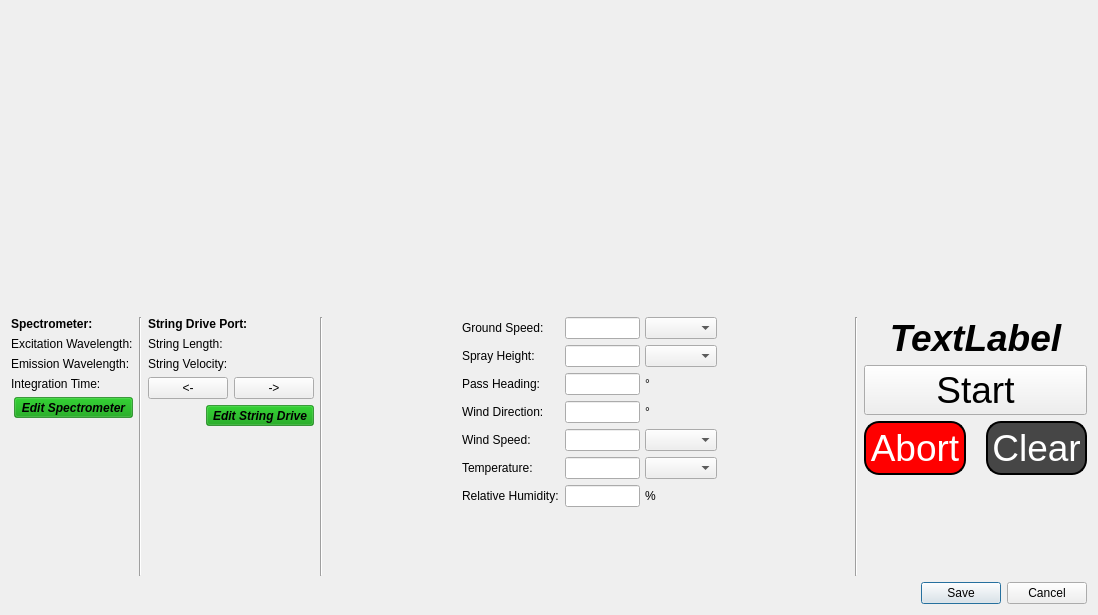
<?xml version="1.0" encoding="UTF-8"?>
<ui version="4.0">
 <class>Dialog</class>
 <widget class="QDialog" name="Dialog">
  <property name="geometry">
   <rect>
    <x>0</x>
    <y>0</y>
    <width>1098</width>
    <height>615</height>
   </rect>
  </property>
  <property name="windowTitle">
   <string>Capture Pass</string>
  </property>
  <property name="modal">
   <bool>true</bool>
  </property>
  <layout class="QVBoxLayout" name="verticalLayout_4">
   <item>
    <widget class="PyQtPlotWidget" name="plotWidget" native="true">
     <property name="minimumSize">
      <size>
       <width>0</width>
       <height>300</height>
      </size>
     </property>
    </widget>
   </item>
   <item>
    <layout class="QHBoxLayout" name="horizontalLayout_3">
     <item>
      <layout class="QVBoxLayout" name="verticalLayout">
       <item>
        <widget class="QLabel" name="labelSpec">
         <property name="font">
          <font>
           <weight>75</weight>
           <bold>true</bold>
          </font>
         </property>
         <property name="text">
          <string>Spectrometer:</string>
         </property>
        </widget>
       </item>
       <item>
        <widget class="QLabel" name="labelExcitation">
         <property name="text">
          <string>Excitation Wavelength:</string>
         </property>
        </widget>
       </item>
       <item>
        <widget class="QLabel" name="labelEmission">
         <property name="text">
          <string>Emission Wavelength:</string>
         </property>
        </widget>
       </item>
       <item>
        <widget class="QLabel" name="labelIntegrationTime">
         <property name="text">
          <string>Integration Time:</string>
         </property>
        </widget>
       </item>
       <item alignment="Qt::AlignRight">
        <widget class="QToolButton" name="buttonEditSpectrometer">
         <property name="font">
          <font>
           <weight>75</weight>
           <italic>true</italic>
           <bold>true</bold>
          </font>
         </property>
         <property name="toolTip">
          <string extracomment="Edit This"/>
         </property>
         <property name="toolTipDuration">
          <number>-1</number>
         </property>
         <property name="layoutDirection">
          <enum>Qt::LeftToRight</enum>
         </property>
         <property name="styleSheet">
          <string notr="true">background-color: rgba(0, 152, 0, 153)</string>
         </property>
         <property name="text">
          <string>Edit Spectrometer</string>
         </property>
         <property name="icon">
          <iconset>
           <normalon>../../../../Desktop/edit-alt-512.webp</normalon>
          </iconset>
         </property>
         <property name="popupMode">
          <enum>QToolButton::DelayedPopup</enum>
         </property>
         <property name="toolButtonStyle">
          <enum>Qt::ToolButtonTextBesideIcon</enum>
         </property>
         <property name="autoRaise">
          <bool>false</bool>
         </property>
         <property name="arrowType">
          <enum>Qt::NoArrow</enum>
         </property>
        </widget>
       </item>
       <item>
        <spacer name="verticalSpacer">
         <property name="orientation">
          <enum>Qt::Vertical</enum>
         </property>
         <property name="sizeHint" stdset="0">
          <size>
           <width>20</width>
           <height>40</height>
          </size>
         </property>
        </spacer>
       </item>
      </layout>
     </item>
     <item>
      <widget class="Line" name="line">
       <property name="orientation">
        <enum>Qt::Vertical</enum>
       </property>
      </widget>
     </item>
     <item>
      <layout class="QVBoxLayout" name="verticalLayout_2">
       <item>
        <widget class="QLabel" name="labelStringDrive">
         <property name="font">
          <font>
           <weight>75</weight>
           <bold>true</bold>
          </font>
         </property>
         <property name="text">
          <string>String Drive Port: </string>
         </property>
        </widget>
       </item>
       <item>
        <widget class="QLabel" name="labelStringLength">
         <property name="text">
          <string>String Length:</string>
         </property>
        </widget>
       </item>
       <item>
        <widget class="QLabel" name="labelStringVelocity">
         <property name="text">
          <string>String Velocity:</string>
         </property>
        </widget>
       </item>
       <item>
        <layout class="QHBoxLayout" name="horizontalLayout">
         <item>
          <widget class="QPushButton" name="buttonManualReverse">
           <property name="text">
            <string>&lt;-</string>
           </property>
           <property name="checkable">
            <bool>true</bool>
           </property>
          </widget>
         </item>
         <item>
          <widget class="QPushButton" name="buttonManualForward">
           <property name="text">
            <string>-&gt;</string>
           </property>
           <property name="checkable">
            <bool>true</bool>
           </property>
           <property name="checked">
            <bool>false</bool>
           </property>
          </widget>
         </item>
        </layout>
       </item>
       <item alignment="Qt::AlignRight">
        <widget class="QToolButton" name="buttonEditStringDrive">
         <property name="font">
          <font>
           <weight>75</weight>
           <italic>true</italic>
           <bold>true</bold>
          </font>
         </property>
         <property name="toolTip">
          <string extracomment="Edit This"/>
         </property>
         <property name="toolTipDuration">
          <number>-1</number>
         </property>
         <property name="layoutDirection">
          <enum>Qt::LeftToRight</enum>
         </property>
         <property name="styleSheet">
          <string notr="true">background-color: rgba(0, 152, 0, 153)</string>
         </property>
         <property name="text">
          <string>Edit String Drive</string>
         </property>
         <property name="icon">
          <iconset>
           <normalon>../../../../Desktop/edit-alt-512.webp</normalon>
          </iconset>
         </property>
         <property name="popupMode">
          <enum>QToolButton::DelayedPopup</enum>
         </property>
         <property name="toolButtonStyle">
          <enum>Qt::ToolButtonTextBesideIcon</enum>
         </property>
         <property name="autoRaise">
          <bool>false</bool>
         </property>
         <property name="arrowType">
          <enum>Qt::NoArrow</enum>
         </property>
        </widget>
       </item>
       <item>
        <spacer name="verticalSpacer_2">
         <property name="orientation">
          <enum>Qt::Vertical</enum>
         </property>
         <property name="sizeHint" stdset="0">
          <size>
           <width>20</width>
           <height>40</height>
          </size>
         </property>
        </spacer>
       </item>
      </layout>
     </item>
     <item>
      <widget class="Line" name="line_2">
       <property name="orientation">
        <enum>Qt::Vertical</enum>
       </property>
      </widget>
     </item>
     <item>
      <spacer name="horizontalSpacer">
       <property name="orientation">
        <enum>Qt::Horizontal</enum>
       </property>
       <property name="sizeHint" stdset="0">
        <size>
         <width>40</width>
         <height>20</height>
        </size>
       </property>
      </spacer>
     </item>
     <item>
      <layout class="QFormLayout" name="formLayout">
       <item row="0" column="0">
        <widget class="QLabel" name="label">
         <property name="text">
          <string>Ground Speed:</string>
         </property>
        </widget>
       </item>
       <item row="0" column="1">
        <layout class="QHBoxLayout" name="horizontalLayout_4">
         <property name="spacing">
          <number>5</number>
         </property>
         <property name="sizeConstraint">
          <enum>QLayout::SetDefaultConstraint</enum>
         </property>
         <property name="leftMargin">
          <number>0</number>
         </property>
         <property name="topMargin">
          <number>0</number>
         </property>
         <property name="bottomMargin">
          <number>0</number>
         </property>
         <item>
          <widget class="QLineEdit" name="lineEditGS">
           <property name="sizePolicy">
            <sizepolicy hsizetype="Preferred" vsizetype="Fixed">
             <horstretch>0</horstretch>
             <verstretch>0</verstretch>
            </sizepolicy>
           </property>
           <property name="maximumSize">
            <size>
             <width>75</width>
             <height>16777215</height>
            </size>
           </property>
          </widget>
         </item>
         <item>
          <widget class="QComboBox" name="comboBoxUnitsGS">
           <property name="sizePolicy">
            <sizepolicy hsizetype="Expanding" vsizetype="Fixed">
             <horstretch>0</horstretch>
             <verstretch>0</verstretch>
            </sizepolicy>
           </property>
           <property name="minimumSize">
            <size>
             <width>60</width>
             <height>0</height>
            </size>
           </property>
           <property name="sizeAdjustPolicy">
            <enum>QComboBox::AdjustToContents</enum>
           </property>
          </widget>
         </item>
        </layout>
       </item>
       <item row="1" column="0">
        <widget class="QLabel" name="label_2">
         <property name="text">
          <string>Spray Height:</string>
         </property>
        </widget>
       </item>
       <item row="1" column="1">
        <layout class="QHBoxLayout" name="horizontalLayout_5">
         <property name="spacing">
          <number>5</number>
         </property>
         <property name="sizeConstraint">
          <enum>QLayout::SetDefaultConstraint</enum>
         </property>
         <property name="leftMargin">
          <number>0</number>
         </property>
         <property name="topMargin">
          <number>0</number>
         </property>
         <property name="bottomMargin">
          <number>0</number>
         </property>
         <item>
          <widget class="QLineEdit" name="lineEditSH">
           <property name="sizePolicy">
            <sizepolicy hsizetype="Preferred" vsizetype="Fixed">
             <horstretch>0</horstretch>
             <verstretch>0</verstretch>
            </sizepolicy>
           </property>
           <property name="maximumSize">
            <size>
             <width>75</width>
             <height>16777215</height>
            </size>
           </property>
          </widget>
         </item>
         <item>
          <widget class="QComboBox" name="comboBoxUnitsSH">
           <property name="sizePolicy">
            <sizepolicy hsizetype="Expanding" vsizetype="Fixed">
             <horstretch>0</horstretch>
             <verstretch>0</verstretch>
            </sizepolicy>
           </property>
           <property name="minimumSize">
            <size>
             <width>60</width>
             <height>0</height>
            </size>
           </property>
           <property name="sizeAdjustPolicy">
            <enum>QComboBox::AdjustToContents</enum>
           </property>
          </widget>
         </item>
        </layout>
       </item>
       <item row="2" column="0">
        <widget class="QLabel" name="label_3">
         <property name="text">
          <string>Pass Heading:</string>
         </property>
        </widget>
       </item>
       <item row="2" column="1">
        <layout class="QHBoxLayout" name="horizontalLayout_6">
         <property name="spacing">
          <number>5</number>
         </property>
         <property name="sizeConstraint">
          <enum>QLayout::SetDefaultConstraint</enum>
         </property>
         <property name="leftMargin">
          <number>0</number>
         </property>
         <property name="topMargin">
          <number>0</number>
         </property>
         <property name="bottomMargin">
          <number>0</number>
         </property>
         <item>
          <widget class="QLineEdit" name="lineEditPH">
           <property name="sizePolicy">
            <sizepolicy hsizetype="Preferred" vsizetype="Fixed">
             <horstretch>0</horstretch>
             <verstretch>0</verstretch>
            </sizepolicy>
           </property>
           <property name="maximumSize">
            <size>
             <width>75</width>
             <height>16777215</height>
            </size>
           </property>
          </widget>
         </item>
         <item>
          <widget class="QLabel" name="label_6">
           <property name="text">
            <string>°</string>
           </property>
          </widget>
         </item>
        </layout>
       </item>
       <item row="3" column="0">
        <widget class="QLabel" name="label_4">
         <property name="text">
          <string>Wind Direction:</string>
         </property>
        </widget>
       </item>
       <item row="3" column="1">
        <layout class="QHBoxLayout" name="horizontalLayout_7">
         <property name="spacing">
          <number>5</number>
         </property>
         <property name="sizeConstraint">
          <enum>QLayout::SetDefaultConstraint</enum>
         </property>
         <property name="leftMargin">
          <number>0</number>
         </property>
         <property name="topMargin">
          <number>0</number>
         </property>
         <property name="bottomMargin">
          <number>0</number>
         </property>
         <item>
          <widget class="QLineEdit" name="lineEditWD">
           <property name="sizePolicy">
            <sizepolicy hsizetype="Preferred" vsizetype="Fixed">
             <horstretch>0</horstretch>
             <verstretch>0</verstretch>
            </sizepolicy>
           </property>
           <property name="maximumSize">
            <size>
             <width>75</width>
             <height>16777215</height>
            </size>
           </property>
          </widget>
         </item>
         <item>
          <widget class="QLabel" name="label_7">
           <property name="text">
            <string>°</string>
           </property>
          </widget>
         </item>
        </layout>
       </item>
       <item row="4" column="0">
        <widget class="QLabel" name="label_5">
         <property name="text">
          <string>Wind Speed:</string>
         </property>
        </widget>
       </item>
       <item row="4" column="1">
        <layout class="QHBoxLayout" name="horizontalLayout_8">
         <property name="spacing">
          <number>5</number>
         </property>
         <property name="sizeConstraint">
          <enum>QLayout::SetDefaultConstraint</enum>
         </property>
         <property name="leftMargin">
          <number>0</number>
         </property>
         <property name="topMargin">
          <number>0</number>
         </property>
         <property name="bottomMargin">
          <number>0</number>
         </property>
         <item>
          <widget class="QLineEdit" name="lineEditWS">
           <property name="sizePolicy">
            <sizepolicy hsizetype="Preferred" vsizetype="Fixed">
             <horstretch>0</horstretch>
             <verstretch>0</verstretch>
            </sizepolicy>
           </property>
           <property name="maximumSize">
            <size>
             <width>75</width>
             <height>16777215</height>
            </size>
           </property>
          </widget>
         </item>
         <item>
          <widget class="QComboBox" name="comboBoxUnitsWS">
           <property name="sizePolicy">
            <sizepolicy hsizetype="Expanding" vsizetype="Fixed">
             <horstretch>0</horstretch>
             <verstretch>0</verstretch>
            </sizepolicy>
           </property>
           <property name="minimumSize">
            <size>
             <width>60</width>
             <height>0</height>
            </size>
           </property>
           <property name="sizeAdjustPolicy">
            <enum>QComboBox::AdjustToContents</enum>
           </property>
          </widget>
         </item>
        </layout>
       </item>
       <item row="5" column="0">
        <widget class="QLabel" name="label_8">
         <property name="text">
          <string>Temperature:</string>
         </property>
        </widget>
       </item>
       <item row="5" column="1">
        <layout class="QHBoxLayout" name="horizontalLayout_9">
         <property name="spacing">
          <number>5</number>
         </property>
         <property name="sizeConstraint">
          <enum>QLayout::SetDefaultConstraint</enum>
         </property>
         <property name="leftMargin">
          <number>0</number>
         </property>
         <property name="topMargin">
          <number>0</number>
         </property>
         <property name="bottomMargin">
          <number>0</number>
         </property>
         <item>
          <widget class="QLineEdit" name="lineEditT">
           <property name="sizePolicy">
            <sizepolicy hsizetype="Preferred" vsizetype="Fixed">
             <horstretch>0</horstretch>
             <verstretch>0</verstretch>
            </sizepolicy>
           </property>
           <property name="maximumSize">
            <size>
             <width>75</width>
             <height>16777215</height>
            </size>
           </property>
          </widget>
         </item>
         <item>
          <widget class="QComboBox" name="comboBoxUnitsT">
           <property name="sizePolicy">
            <sizepolicy hsizetype="Expanding" vsizetype="Fixed">
             <horstretch>0</horstretch>
             <verstretch>0</verstretch>
            </sizepolicy>
           </property>
           <property name="minimumSize">
            <size>
             <width>60</width>
             <height>0</height>
            </size>
           </property>
           <property name="sizeAdjustPolicy">
            <enum>QComboBox::AdjustToContents</enum>
           </property>
          </widget>
         </item>
        </layout>
       </item>
       <item row="6" column="0">
        <widget class="QLabel" name="label_10">
         <property name="text">
          <string>Relative Humidity:</string>
         </property>
        </widget>
       </item>
       <item row="6" column="1">
        <layout class="QHBoxLayout" name="horizontalLayout_10">
         <property name="spacing">
          <number>5</number>
         </property>
         <property name="sizeConstraint">
          <enum>QLayout::SetDefaultConstraint</enum>
         </property>
         <property name="leftMargin">
          <number>0</number>
         </property>
         <property name="topMargin">
          <number>0</number>
         </property>
         <property name="bottomMargin">
          <number>0</number>
         </property>
         <item>
          <widget class="QLineEdit" name="lineEditH">
           <property name="sizePolicy">
            <sizepolicy hsizetype="Preferred" vsizetype="Fixed">
             <horstretch>0</horstretch>
             <verstretch>0</verstretch>
            </sizepolicy>
           </property>
           <property name="maximumSize">
            <size>
             <width>75</width>
             <height>16777215</height>
            </size>
           </property>
          </widget>
         </item>
         <item>
          <widget class="QLabel" name="label_9">
           <property name="text">
            <string>%</string>
           </property>
          </widget>
         </item>
        </layout>
       </item>
      </layout>
     </item>
     <item>
      <spacer name="horizontalSpacer_3">
       <property name="orientation">
        <enum>Qt::Horizontal</enum>
       </property>
       <property name="sizeHint" stdset="0">
        <size>
         <width>40</width>
         <height>20</height>
        </size>
       </property>
      </spacer>
     </item>
     <item>
      <widget class="Line" name="line_3">
       <property name="orientation">
        <enum>Qt::Vertical</enum>
       </property>
      </widget>
     </item>
     <item>
      <layout class="QVBoxLayout" name="verticalLayout_3">
       <item>
        <widget class="QLabel" name="labelPass">
         <property name="font">
          <font>
           <pointsize>28</pointsize>
           <weight>75</weight>
           <italic>true</italic>
           <bold>true</bold>
          </font>
         </property>
         <property name="text">
          <string>TextLabel</string>
         </property>
         <property name="alignment">
          <set>Qt::AlignCenter</set>
         </property>
        </widget>
       </item>
       <item>
        <widget class="QPushButton" name="buttonStart">
         <property name="font">
          <font>
           <pointsize>28</pointsize>
          </font>
         </property>
         <property name="autoFillBackground">
          <bool>false</bool>
         </property>
         <property name="styleSheet">
          <string notr="true">background-color: rgb(0, 128, 0);
color: rgb(255, 255, 255);
border-style: outset;
border-width: 2px;
border-radius: 15px;
border-color: black;
padding: 4px;
QPushButton::hover{background-color: rgb(0, 10, 0);}</string>
         </property>
         <property name="text">
          <string>Start</string>
         </property>
         <property name="checkable">
          <bool>false</bool>
         </property>
         <property name="autoRepeat">
          <bool>false</bool>
         </property>
         <property name="flat">
          <bool>false</bool>
         </property>
        </widget>
       </item>
       <item>
        <layout class="QHBoxLayout" name="horizontalLayout_2">
         <property name="spacing">
          <number>20</number>
         </property>
         <item>
          <widget class="QPushButton" name="buttonAbort">
           <property name="enabled">
            <bool>true</bool>
           </property>
           <property name="font">
            <font>
             <pointsize>28</pointsize>
            </font>
           </property>
           <property name="styleSheet">
            <string notr="true">background-color: rgb(255, 0, 0);
color: rgb(255, 255, 255);
border-style: outset;
border-width: 2px;
border-radius: 15px;
border-color: black;
padding: 4px;
</string>
           </property>
           <property name="text">
            <string>Abort</string>
           </property>
          </widget>
         </item>
         <item>
          <widget class="QPushButton" name="buttonClear">
           <property name="font">
            <font>
             <pointsize>28</pointsize>
            </font>
           </property>
           <property name="styleSheet">
            <string notr="true">background-color: rgb(70, 70, 70);
color: rgb(255, 255, 255);
border-style: outset;
border-width: 2px;
border-radius: 15px;
border-color: black;
padding: 4px;</string>
           </property>
           <property name="text">
            <string>Clear</string>
           </property>
          </widget>
         </item>
        </layout>
       </item>
       <item>
        <spacer name="verticalSpacer_4">
         <property name="orientation">
          <enum>Qt::Vertical</enum>
         </property>
         <property name="sizeHint" stdset="0">
          <size>
           <width>20</width>
           <height>40</height>
          </size>
         </property>
        </spacer>
       </item>
      </layout>
     </item>
    </layout>
   </item>
   <item>
    <widget class="QDialogButtonBox" name="buttonBox">
     <property name="orientation">
      <enum>Qt::Horizontal</enum>
     </property>
     <property name="standardButtons">
      <set>QDialogButtonBox::Cancel|QDialogButtonBox::Save</set>
     </property>
    </widget>
   </item>
  </layout>
 </widget>
 <customwidgets>
  <customwidget>
   <class>PyQtPlotWidget</class>
   <extends>QWidget</extends>
   <header>accupatt/windows/widgets/pyqtplotwidget.h</header>
   <container>1</container>
  </customwidget>
 </customwidgets>
 <resources/>
 <connections/>
</ui>
